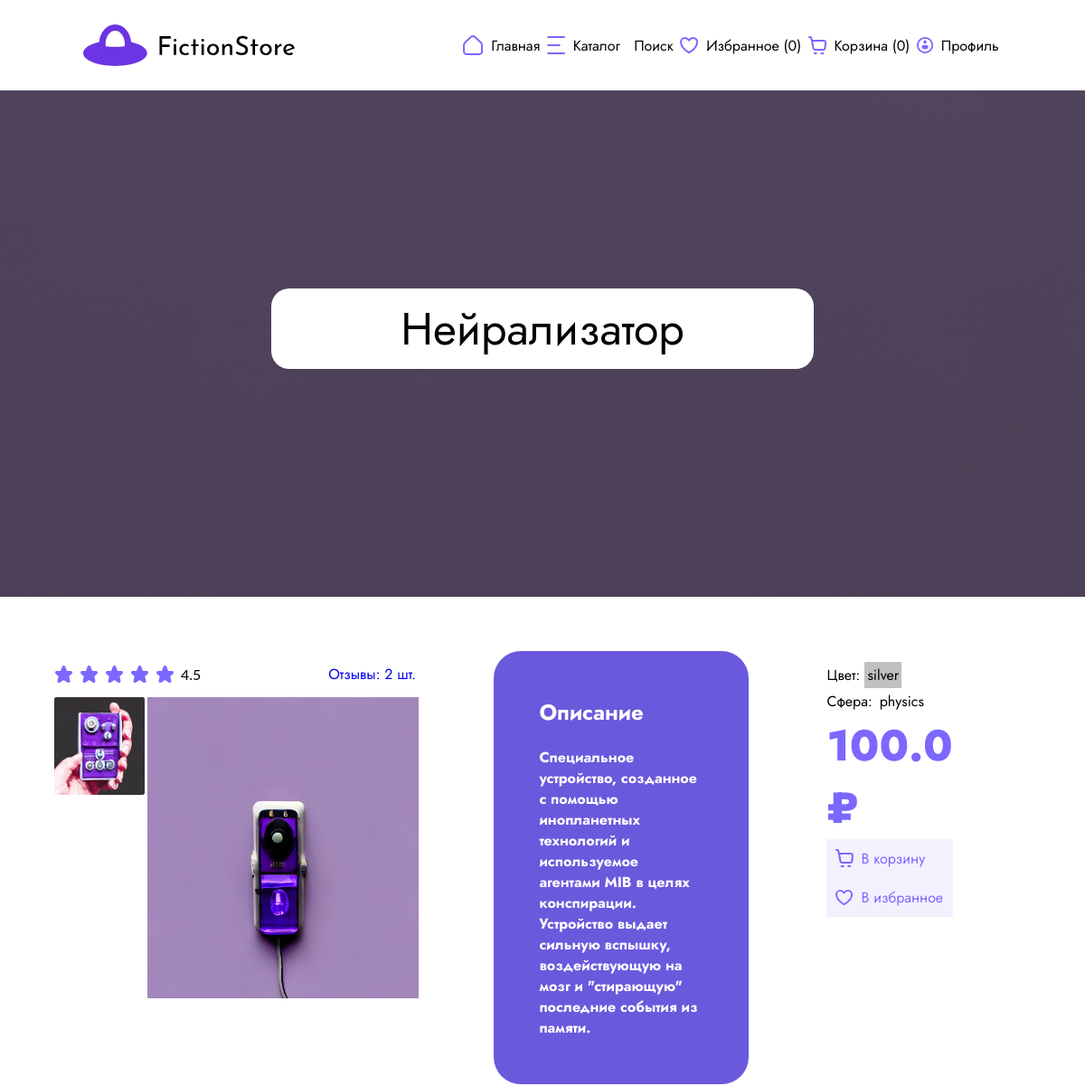
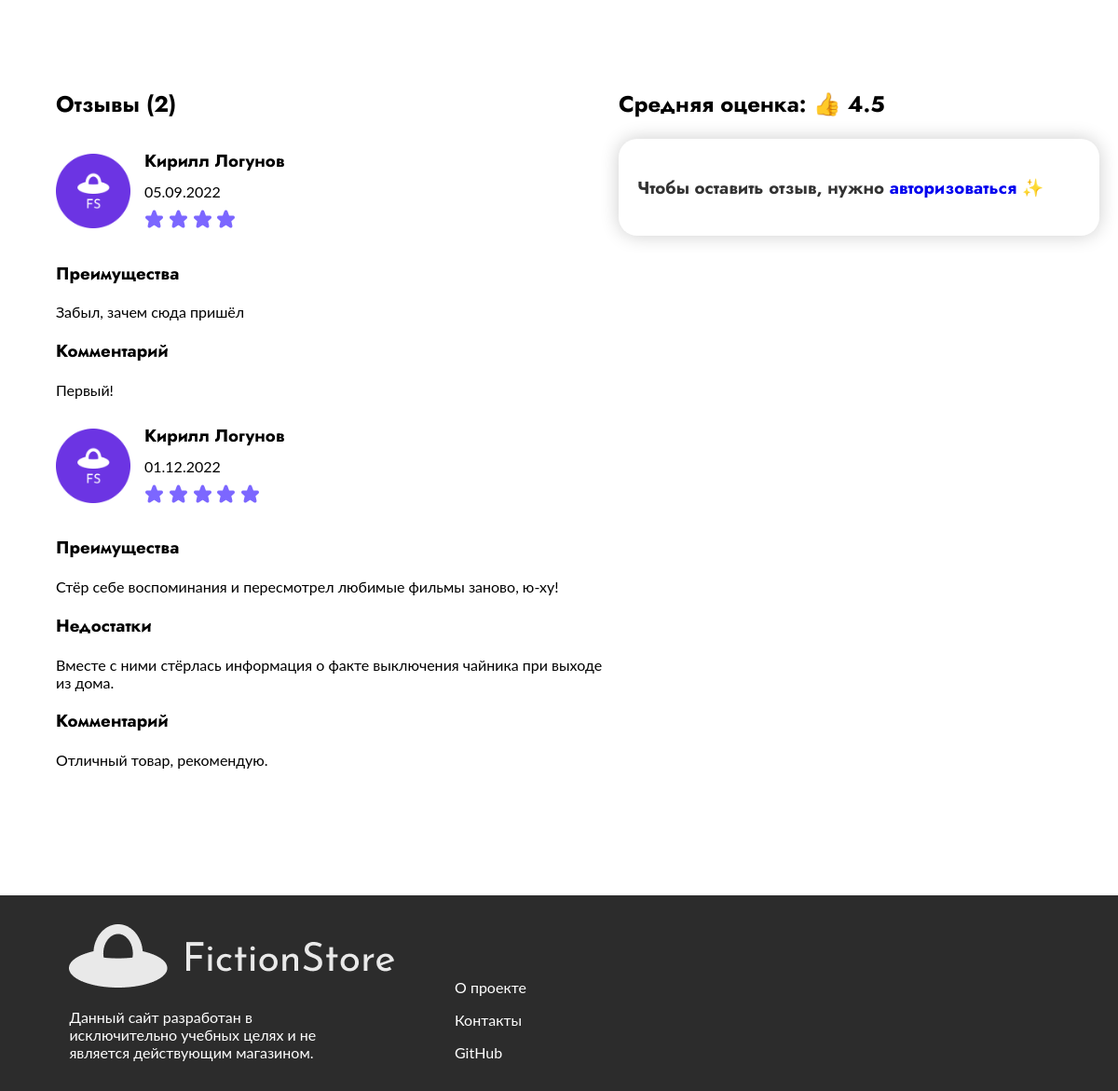
Page /product?id=1 on the committed database (2 pictures, top to bottom).
### app/models.py (models this page shows)
class Item(db.Model):
    __tablename__ = "item"
    id              = db.Column(db.Integer, primary_key=True)
    title           = db.Column(db.String(100), nullable=False)
    price           = db.Column(db.Float, nullable=False)
    description     = db.Column(db.String(1000), nullable=False)
    images          = db.Column(db.JSON) # [ "str", ... ]
    colors          = db.Column(db.JSON) # [ "str", ... ]
    science         = db.Column(db.JSON) # [ "str", ... ]
    comments        = db.relationship("Comment", backref="item")

class Comment(db.Model):
    __tablename__ = "comment"
    id          = db.Column(db.Integer, primary_key=True)
    user_id     = db.Column(db.Integer, db.ForeignKey('user.id'))
    item_id     = db.Column(db.Integer, db.ForeignKey('item.id'))
    date        = db.Column(db.String(10), nullable=False) # "day.month.year"
    score       = db.Column(db.Integer, nullable=False)
    pros        = db.Column(db.String(400))
    cons        = db.Column(db.String(400))
    text        = db.Column(db.String(800))

class User(db.Model):
    __tablename__ = "user"
    id          = db.Column(db.Integer, primary_key=True)
    email       = db.Column(db.String(100), nullable=False, unique=True)
    password    = db.Column(db.String(100), nullable=False)
    token       = db.Column(db.String(100), nullable=False, unique=True)
    name        = db.Column(db.String(50), nullable=False)
    surname     = db.Column(db.String(50))
    comments    = db.relationship("Comment", backref="user")
    basket      = db.relationship("Item", secondary=basket, backref=db.backref('users_have_basket'))
    favourites  = db.relationship("Item", secondary=favourites, backref=db.backref('users_have_fav'))

### app/controllers.py (the view)
@app.route('/product', methods=['GET'])
def product():
    id = request.args.get('id')
    if not id or not (item := db.session.query(Item).filter(Item.id == id).first()):
        return redirect("404", code=404), {"Refresh": "0; url=/404"}
    average=0
    if item.comments:
        for comment in item.comments:
            average += comment.score
        average /= len(item.comments)
    user = authToken(request)
    favs_len, basket_len = favs_basket_len(user, request.cookies)
    if user:
        in_fav = user.favourites.count(item) != 0
        in_basket = user.basket.count(item) != 0
    else:
        in_fav = (favourites := request.cookies.get('favourites')) and id+',' in favourites
        in_basket = (basket := request.cookies.get('basket')) and id+',' in basket
    return render_template('product.html', favs_len=favs_len,
                           basket_len=basket_len, item=item,
                           in_fav=in_fav, in_basket=in_basket,
                           average=average, user=user)

### app/controllers.py (called while the page is built)
def authToken(request):
    token = request.cookies.get('token')
    if token and (user := db.session.query(User).filter_by(token=token).first()):
        return user
    return False

def favs_basket_len(user, cookies):
    if user:
        return len(user.favourites), len(user.basket)
    return len(cookies.get('favourites') or "")//2, len(cookies.get('basket') or "")//2

### app/templates/product.html (shortened to what this page needs)
<!DOCTYPE html>
<html lang="en">
<head>
    <link rel="stylesheet" href="static/styles/style.css">
</head>
<body>
<header>
    <div class="navigator">
        <a href="/" style="display: contents;"><img src="static/img/gui/logo.svg"></a>
        <nav class="hide">
                <span>
                    <img src="static/img/gui/home.svg">
                    <a href="/">Главная</a>
                </span>
            <span>
                    <img src="static/img/gui/Catalog.svg">
                    <a href="catalog">Каталог</a>
                </span>
            <span>
                    <a href="/#search">Поиск</a>
                </span>
            <span>
                    <img src="static/img/gui/favourite.svg">
                    <a href="favourites">Избранное ({{ favs_len }})</a>
                </span>
            <span>
                    <img src="static/img/gui/backets.svg">
                    <a href="basket">Корзина ({{ basket_len }})</a>
                </span>
            <span>
                    <img src="static/img/gui/Profile.svg">
                    <a href="profile">Профиль</a>
                </span>
        </nav>
    </div>
</header>
<main class="product-main">
    <h1>{{ item.title }}</h1>
</main>
<div class="item-container">
    <span style="width:100%;">
        <div class="product item-column1">
            <span class="starsnfav">
                <span class="item-stars">
                    {% if item.comments %}
                        {% for _ in range (average | round(0, 'ceil') | int) %}
                            <img src="static/img/gui/star.svg" alt="">
                        {% endfor %}
                        <p>{{ average }}</p>
                    {% endif %}
                </span>
                <a href="#reviews">Отзывы: {{ item.comments|length }} шт.</a>
            </span>
            <span style="width:35%;">
                <div class="additional">
                    {% for image in item.images[1:] %}
                        <img data-enlargable src="/static/img/items/{{ image }}" width="100" height="108">
                    {% endfor %}
                </div>
                <img data-enlargable src="/static/img/items/{{ item.images.0 }}" width="300" height="333">
            </span>
        </div>
    <aside class="item-column3 product description">
        <h2><b>Описание</b></h2>
        <h4>{{ item.description }}</h4>
    </aside>
        <aside class="item-column2 product" style="margin-top: 1.1%;">
        <div class="characteristics">
            <div class="characteristic">
                <span style="padding-top: 3px">Цвет:</span>
                {% for color in item.colors %}
                    <span style="background: {{ color }}; padding: 3px; margin-left: 5px">{{ color }}</span>
                {% endfor %}
            </div>
            <div class="characteristic">
                <span style="padding-top: 3px">Сфера:</span>
                {% for color in item.colors %}
                    <span style="padding: 3px; margin-left: 5px">{% for sci in item.science %}
                        {{ sci }}{% endfor %}</span>
                {% endfor %}
            </div>
            <div class="price-label">{{ item.price }} ₽</div>
            <div class="favcart" id="basketBox">
                {% if in_basket %}
                    <input type="checkbox" id="basket" checked>
                    <img style="color: rgba(124, 103, 255, 1)" src="static/img/gui/cart.svg">
                    <label for="basket">В корзине</label>
                {% else %}
                    <img style="color: rgba(124, 103, 255, 1)" src="static/img/gui/cart.svg">
                    <label for="basket">В корзину</label>
                {% endif %}
            </div>
            <div class="favcart" id="favBox">
                {% if in_fav %}
                    <input type="checkbox" id="fav" checked>
                    <img src="static/img/gui/favourite.svg"><label for="fav">В избранном</label>
                {% else %}
                    <img src="static/img/gui/favourite.svg"><label for="fav">В избранное</label>
                {% endif %}
            </div>
        </div>
        </aside>
    </span>
    <span class="reviews-container">
        <aside class="reviews-texts">
            <div id="reviews" class="reviews">
                <h2>Отзывы ({{ item.comments|length }})</h2>
                {% for comment in item.comments %}
                    <span class="review-head">
                        <img class="reviewer-pic" src="static/img/gui/favicon.ico">
                    <div class="reviewer-name">
                        <h3>{{ comment.user.name }} {{ comment.user.surname }}</h3>
                        <p>{{ comment.date }}</p>
                        {% for _ in range(comment.score) %}
                            <img src="static/img/gui/star.svg" alt="">
                        {% endfor %}
                    </div>
                    </span>
                    {% if comment.pros %}
                        <h3>Преимущества</h3>
                        <p>{{ comment.pros }}</p>
                    {% endif %}
                    {% if comment.cons %}
                        <h3>Недостатки</h3>
                        <p>{{ comment.cons }}</p>
                    {% endif %}
                    {% if comment.text %}
                        <h3>Комментарий</h3>
                        <p>{{ comment.text }} </p>
                    {% endif %}
                {% endfor %}
            </div>
        </aside>
        <div class="catalog">
            <h2>Средняя оценка: 👍 {{ average }}</h2>
            <div class="itemcomm_body">
                {% if user %}
                <form action="#" method="post" class="itemcomm_form">
                    <h3 class="itemcomm_title">😉 Оставьте свой отзыв, ИМЯПОЛЬЗОВАТЕЛЯ</h3>
                    <div class="itemcomm_formgroup">
                        <label for="itemcomm_pros" class="itemcomm_label">Преимущества:</label>
                        <textarea name="pros" id="itemcomm_pros" rows="5" class="itemcomm_input itemcomm_textarea"></textarea>
                        <label for="itemcomm_cons" class="itemcomm_label">Недостатки:</label>
                        <textarea name="cons" id="itemcomm_cons" rows="5" class="itemcomm_input itemcomm_textarea"></textarea>
                    </div>
                    <label for="itemcomm_comment" class="itemcomm_label">Комментарий:</label>
                    <textarea name="comment" id="itemcomm_comment" rows="10" class="itemcomm_input itemcomm_textarea"></textarea>
                    <label for="itemcomm_rating" class="itemcomm_label">Общая оценка:</label>
                    <input type="number" name="rating" id="itemcomm_rating" min="1" max="5" value="5" class="itemcomm_input itemcomm_number" />
                    <input type="submit" value="Отправить" class="itemcomm_submit" />
                </form>
                {% else %}
                <div class="itemcomm_form">
                    <h3 class="itemcomm_title">Чтобы оставить отзыв, нужно <a href="/login">авторизоваться</a> ✨</h3>
                </div>
                {% endif %}
            </div>
        </div>
    </span>
</div>
<footer>
    <div class="annotation">
        <img src="static/img/gui/white_logo.png">
        <p>Данный сайт разработан в исключительно учебных целях и не является действующим магазином.</p>
    </div>
    <div class="nav_footer">
        <a href="#">
            <p>О проекте</p>
        </a>
        <a href="#">
            <p>Контакты</p>
        </a>
        <a href="https://github.com/BeidinaDaria/Fiction-store.git">
            <p>GitHub</p>
        </a>
    </div>
</footer>
</body>
</html>

### app/static/styles/style.css (style rules this page uses)
body, html { margin: 0; overflow-x: hidden; }
* { font-family: 'Jost', sans-serif; }
.description { padding: 30px 50px; background: rgb(106, 89, 220); border-radius: 30px; max-width: 25%; justify-content: center; }
.description { color: white; }
.favcart { align-items: center; display: flex; color: rgba(124, 103, 255, 1); padding: 10px; background: rgba(244, 241, 255, 1); }
.favcart img { padding-right: 8px; width: 20px; }
.favcart label:before { display: none; }
.price-label { color: rgba(124, 103, 255, 1); font-weight: 800; font-size: 300%; }
.reviews-container { margin-top: 7%; }
.review-head { display: flex; flex-direction: row; align-items: center; }
.reviewer-pic { width: 80px; height: 80px; margin-right: 15px; }
.reviewer-name { margin-top: 10px; }
.reviewer-name h3, .reviewer-name img, .reviewer-name p { margin: 0 0 10px; }
@media (min-width: 900px) { .reviews-texts { width: 55%; margin-right: 10px; } }
@media (min-width: 900px) { .item-column2 { width: 60%; } }
@media (min-width: 900px) { .item-container { margin: 5%; } }
@media (min-width: 900px) { span { display: flex; flex-direction: row; } }
@media (min-width: 900px) { p { font-family: lato, Arial, Helvetica, sans-serif; } }
@media (min-width: 900px) { a { text-decoration: none; } }
@media (min-width: 900px) { header { display: flex; flex-direction: column; background: #FAF8F8; margin-bottom: 0; height: 100px; } }
@media (min-width: 900px) { header > .navigator > .hide > span { height: 100px; margin: 50px 0; } }
@media (min-width: 900px) { header > .navigator, header > .navigator > nav { background: #ffffff; display: flex; flex-direction: row; justify-content: space-around; height: 100%; align-items: center; } }
@media (min-width: 900px) { header > .navigator > nav { width: 50%; height: 25%; vertical-align: middle; background: none; } }
@media (min-width: 900px) { header > .navigator > a { display: none; } }
@media (min-width: 900px) { header a { color: #000; } }
@media (min-width: 900px) { .hide > span { display: flex; align-items: center; } }
@media (min-width: 900px) { .hide > span > img { padding-right: 8px; } }
@media (min-width: 900px) { main { height: 70vh; background: url(../img/gui/kruzhochki.svg); background-position: center; background-repeat: no-repeat; background-attachment: scroll; margin-top: 0; display: flex; flex-direction: column; justify-content: center; align-items: center; background-color: #E6E6E6; } }
@media (min-width: 900px) { main > h1 { margin-top: 0; width: 50%; text-align: center; font-size: 50px; font-weight: 400; } }
@media (min-width: 900px) { .item-stars img { padding-right: 7px; } }
@media (min-width: 900px) { footer { background: rgba(44, 44, 44, 1); margin-top: 10%; padding: 1rem; } }
@media (min-width: 900px) { footer > .annotation, footer > .nav_footer { display: inline-block; color: white; } }
@media (min-width: 900px) { footer > .annotation { width: 25%; margin-left: 5%; padding-top: 15px; } }
@media (min-width: 900px) { footer > .annotation > p { color: white; } }
@media (min-width: 900px) { footer > .nav_footer { margin-left: 10%; } }
@media (min-width: 900px) { footer > .nav_footer > a { color: white; } }
@media (min-width: 900px) { input, label { display: inline-block; } }
@media (min-width: 900px) { label:before { display: inline-block; width: 1em; height: 1em; flex-shrink: 0; flex-grow: 0; border: 1px solid #adb5bd; border-radius: 0.25em; margin-left: -1em; margin-right: 0.5em; background-repeat: no-repeat; background-position: center center; background-size: 50% 50%; margin-top: 8px; } }
@media (min-width: 900px) { .product { display: inline-block; margin-right: 8%; } }
@media (min-width: 900px) { .additional { width: 100%; display: flex; flex-direction: column; margin-right: 2%; } }
@media (min-width: 900px) { .additional > img { margin-bottom: 2%; border-radius: 2%; } }
.starsnfav { display: flex; align-items: center; justify-content: space-between; }
.characteristic { display: flex; flex-direction: row; }
.itemcomm_title { color: #333; }
.itemcomm_form { width: 100%; margin: 0 auto; background-color: #fff; padding: 20px; box-shadow: 0px 0px 20px rgba(0, 0, 0, 0.2); border-radius: 20px; }

### rows in the picture
Item: title "Нейрализатор", description "Специальное устройство, созданное с помощью инопланетных технологий и используемое агентами MIB в целях конспирации. Устройство выдает сильную вспышку, воздействующую на мозг и \"стирающую\" последние события из памяти.", price "100.0"
Comment: user.name "Кирилл", user.surname "Логунов", date "05.09.2022", score 4 (drawn), pros "Забыл, зачем сюда пришёл", text "Первый!"
Comment: user.name "Кирилл", user.surname "Логунов", date "01.12.2022", score 5 (drawn), pros "Стёр себе воспоминания и пересмотрел любимые фильмы заново, ю-ху!", cons "Вместе с ними стёрлась информация о факте выключения чайника при выходе из дома.", text "Отличный товар, рекомендую."

### other values in the picture
{{ favs_len }} "0"
{{ basket_len }} "0"
{{ average }} "4.5"
{{ item.comments|length }} "2"
{{ color }} "silver"
{{ sci }} "physics"
